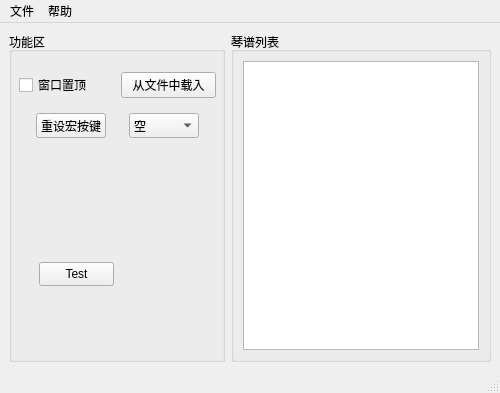
<?xml version="1.0" encoding="UTF-8"?>
<ui version="4.0">
 <class>MainWindow</class>
 <widget class="QMainWindow" name="MainWindow">
  <property name="geometry">
   <rect>
    <x>0</x>
    <y>0</y>
    <width>500</width>
    <height>390</height>
   </rect>
  </property>
  <property name="maximumSize">
   <size>
    <width>500</width>
    <height>390</height>
   </size>
  </property>
  <property name="baseSize">
   <size>
    <width>430</width>
    <height>330</height>
   </size>
  </property>
  <property name="windowTitle">
   <string>原神Music</string>
  </property>
  <widget class="QWidget" name="centralwidget">
   <layout class="QHBoxLayout" name="horizontalLayout_2">
    <item>
     <widget class="QGroupBox" name="groupBox_4">
      <property name="minimumSize">
       <size>
        <width>200</width>
        <height>330</height>
       </size>
      </property>
      <property name="maximumSize">
       <size>
        <width>16777215</width>
        <height>330</height>
       </size>
      </property>
      <property name="title">
       <string>功能区</string>
      </property>
      <widget class="QPushButton" name="btnTest">
       <property name="geometry">
        <rect>
         <x>30</x>
         <y>230</y>
         <width>75</width>
         <height>24</height>
        </rect>
       </property>
       <property name="text">
        <string>Test</string>
       </property>
      </widget>
      <widget class="QWidget" name="layoutWidget">
       <property name="geometry">
        <rect>
         <x>10</x>
         <y>40</y>
         <width>197</width>
         <height>66</height>
        </rect>
       </property>
       <layout class="QVBoxLayout" name="verticalLayout">
        <item>
         <layout class="QHBoxLayout" name="horizontalLayout_5">
          <item>
           <widget class="QCheckBox" name="checkBoxTopWindow">
            <property name="text">
             <string>窗口置顶</string>
            </property>
           </widget>
          </item>
          <item>
           <widget class="QPushButton" name="btnLoad">
            <property name="text">
             <string>从文件中载入</string>
            </property>
           </widget>
          </item>
         </layout>
        </item>
        <item>
         <spacer name="verticalSpacer">
          <property name="orientation">
           <enum>Qt::Vertical</enum>
          </property>
          <property name="sizeHint" stdset="0">
           <size>
            <width>20</width>
            <height>40</height>
           </size>
          </property>
         </spacer>
        </item>
        <item>
         <layout class="QHBoxLayout" name="horizontalLayout_3">
          <item>
           <widget class="QPushButton" name="btnResetHotkey">
            <property name="maximumSize">
             <size>
              <width>70</width>
              <height>25</height>
             </size>
            </property>
            <property name="text">
             <string>重设宏按键</string>
            </property>
           </widget>
          </item>
          <item>
           <layout class="QHBoxLayout" name="horizontalLayout_4">
            <item>
             <widget class="QComboBox" name="cmbHot1">
              <property name="maximumSize">
               <size>
                <width>70</width>
                <height>25</height>
               </size>
              </property>
              <item>
               <property name="text">
                <string>空</string>
               </property>
              </item>
              <item>
               <property name="text">
                <string>F6</string>
               </property>
              </item>
              <item>
               <property name="text">
                <string>F7</string>
               </property>
              </item>
              <item>
               <property name="text">
                <string>F8</string>
               </property>
              </item>
              <item>
               <property name="text">
                <string>F9</string>
               </property>
              </item>
              <item>
               <property name="text">
                <string>F10</string>
               </property>
              </item>
              <item>
               <property name="text">
                <string>F11</string>
               </property>
              </item>
              <item>
               <property name="text">
                <string>F12</string>
               </property>
              </item>
             </widget>
            </item>
           </layout>
          </item>
         </layout>
        </item>
       </layout>
      </widget>
     </widget>
    </item>
    <item>
     <widget class="QGroupBox" name="groupBox_3">
      <property name="minimumSize">
       <size>
        <width>250</width>
        <height>330</height>
       </size>
      </property>
      <property name="maximumSize">
       <size>
        <width>260</width>
        <height>330</height>
       </size>
      </property>
      <property name="title">
       <string>琴谱列表</string>
      </property>
      <layout class="QHBoxLayout" name="horizontalLayout">
       <item>
        <widget class="QTableView" name="tableView">
         <property name="selectionMode">
          <enum>QAbstractItemView::SingleSelection</enum>
         </property>
         <property name="selectionBehavior">
          <enum>QAbstractItemView::SelectRows</enum>
         </property>
         <attribute name="horizontalHeaderCascadingSectionResizes">
          <bool>true</bool>
         </attribute>
        </widget>
       </item>
      </layout>
     </widget>
    </item>
   </layout>
  </widget>
  <widget class="QMenuBar" name="menubar">
   <property name="geometry">
    <rect>
     <x>0</x>
     <y>0</y>
     <width>500</width>
     <height>22</height>
    </rect>
   </property>
   <widget class="QMenu" name="menu_file">
    <property name="title">
     <string>文件</string>
    </property>
    <addaction name="actionLoad"/>
   </widget>
   <widget class="QMenu" name="menu_help">
    <property name="title">
     <string>帮助</string>
    </property>
    <addaction name="actionAbout"/>
    <addaction name="separator"/>
    <addaction name="actionHelp"/>
   </widget>
   <addaction name="menu_file"/>
   <addaction name="menu_help"/>
  </widget>
  <widget class="QStatusBar" name="statusbar"/>
  <action name="actionLoad">
   <property name="text">
    <string>从文件中载入</string>
   </property>
  </action>
  <action name="actionAbout">
   <property name="text">
    <string>关于</string>
   </property>
  </action>
  <action name="actionHelp">
   <property name="text">
    <string>使用帮助</string>
   </property>
  </action>
 </widget>
 <resources/>
 <connections/>
</ui>
